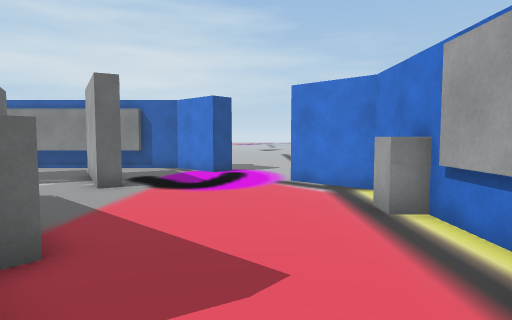
View 1 (above)

24 first-person views from a walk through a scene from a Unity 3-D project. The camera is 1.4 m above the floor, tilts 4° down and sees 75° across. The floor is counted in squares, 1 m on a side. Each view is taken from the middle of a square. On the plan, view 1 faces up. The plan holds only what a view shows up to about 15 squares ahead; the rest is blank. The place goes on beyond the plan. Some animated figures are left out. Some surface patterns are stand-ins.

View 2
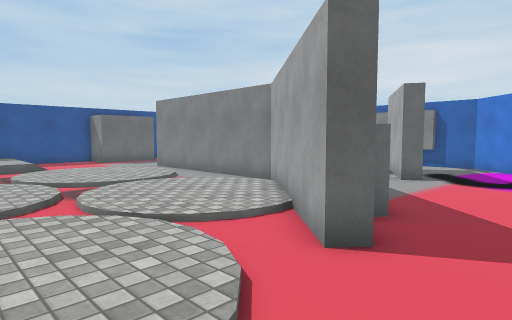

View 3
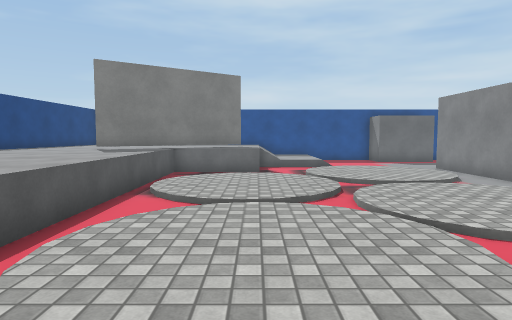

View 4
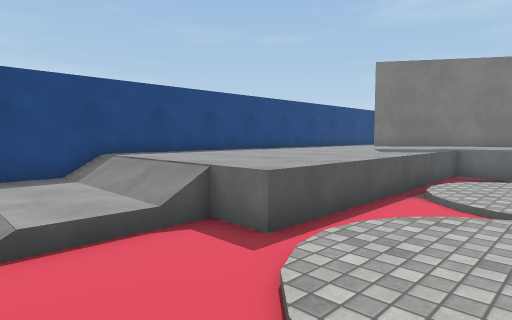

View 5
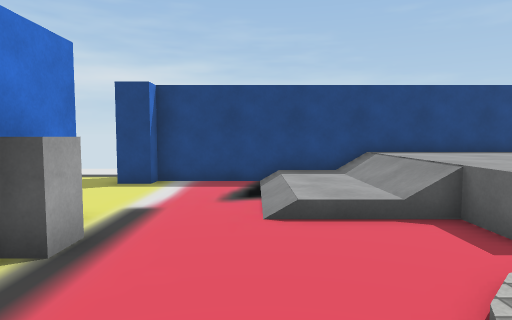

View 6
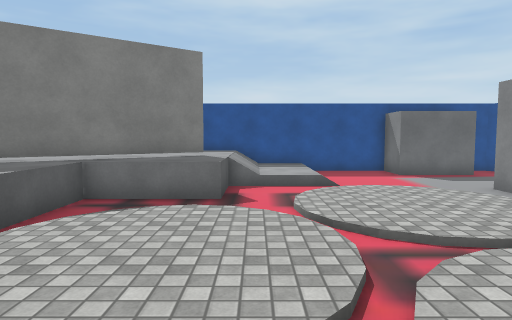

View 7
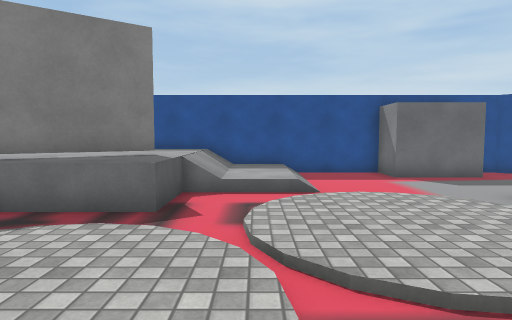

View 8
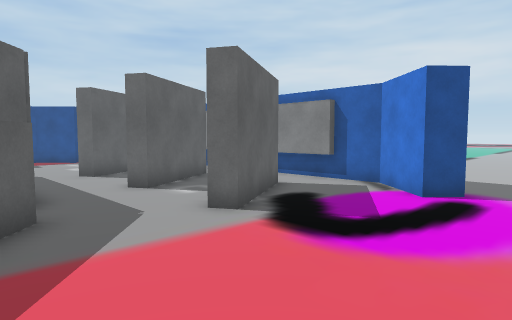

View 9
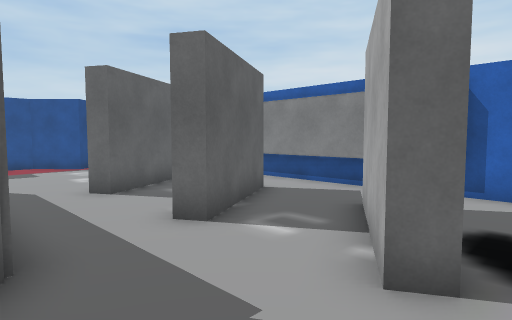

View 10
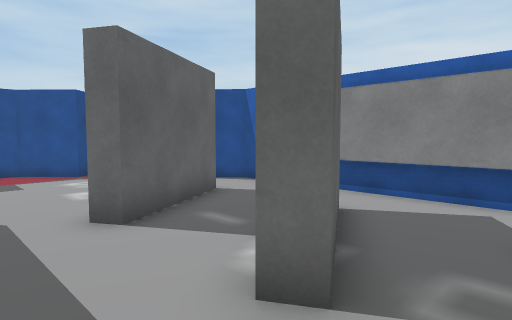

View 11
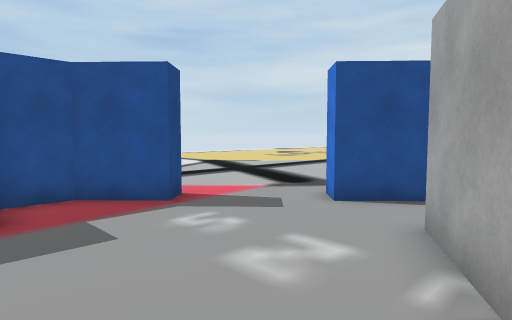

View 12
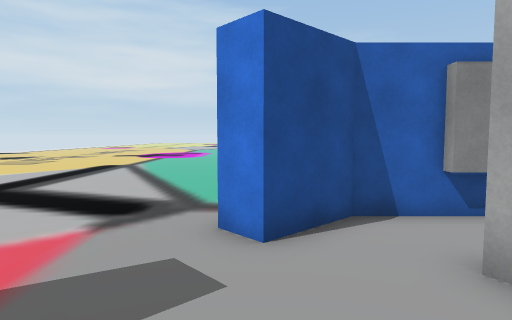

View 13
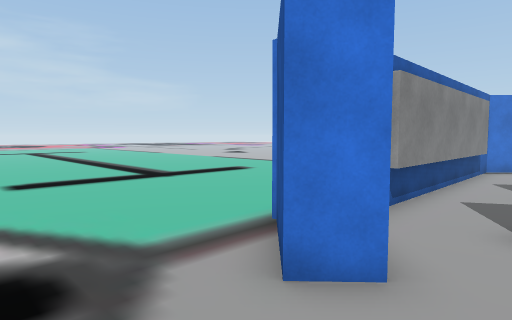

View 14
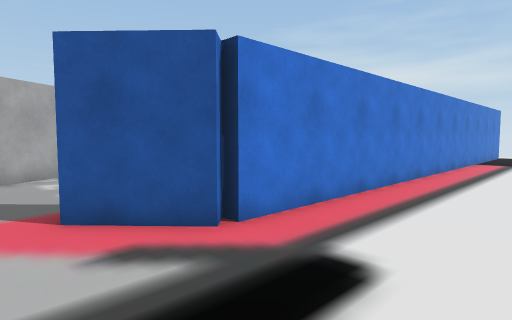

View 15
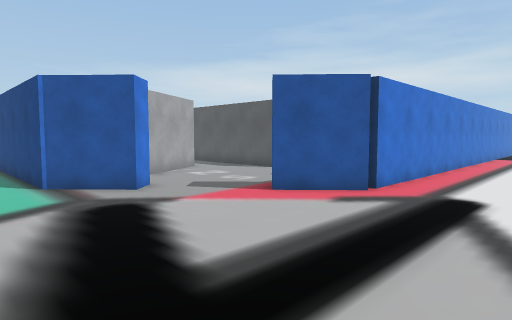

View 16
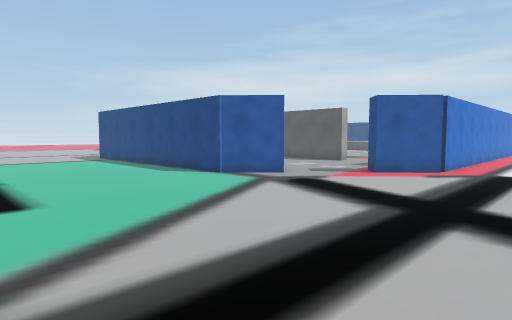

View 17
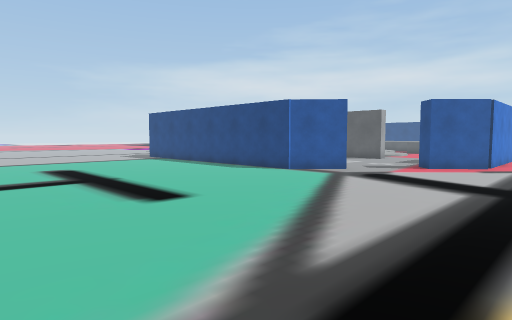

View 18
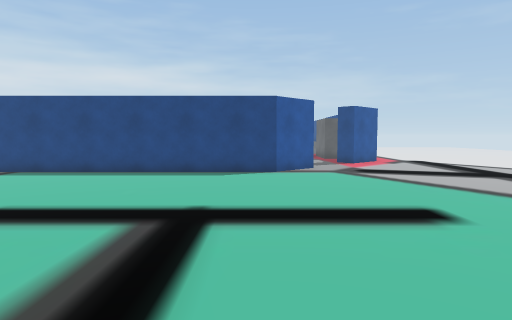

View 19
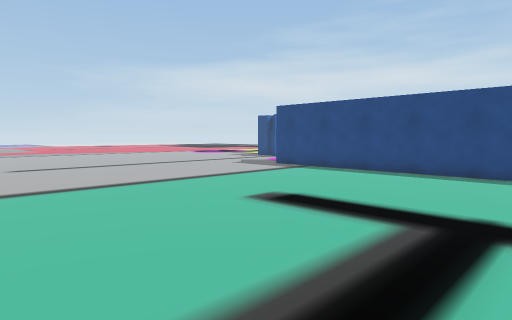

View 20
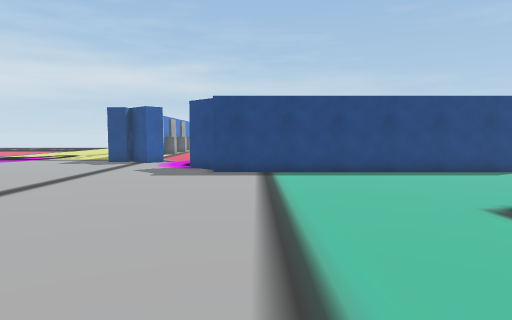

View 21
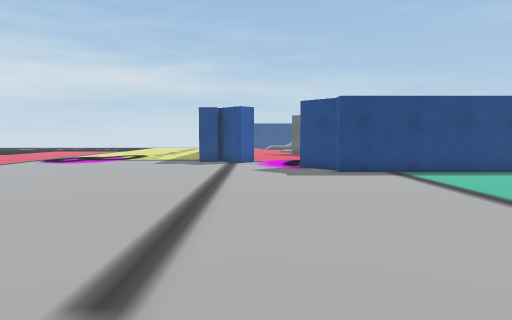

View 22
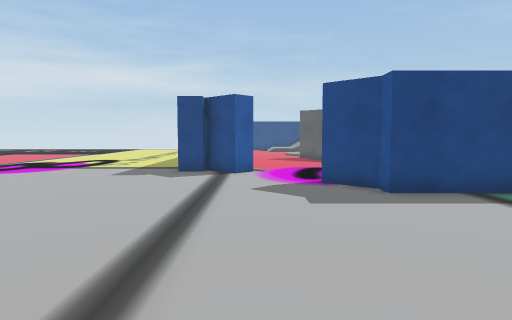

View 23
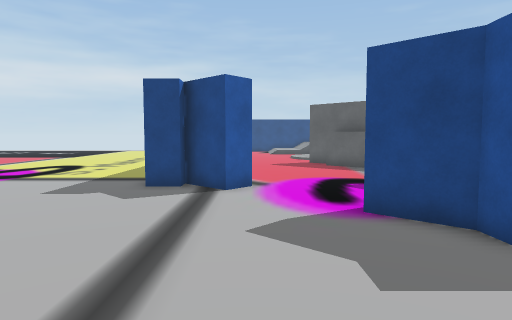

View 24
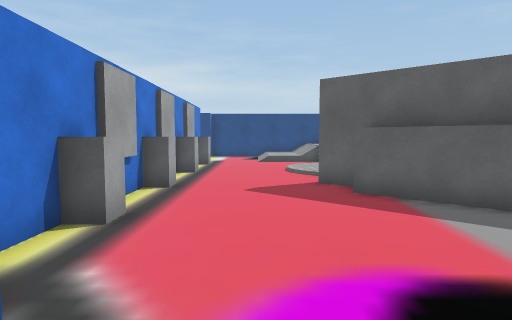

### Floor plan
Key: @ floor where view 1 was taken; # wall or solid block; . main floor; : floor 0.25 m higher than the main floor; + floor 1 m higher than the main floor; / step, stairs or slope; = window, fence, low wall or low ledge; O other object.
Columns run from 25 left of view 1 to 6 right of it. Each row starts with its distance up from view 1.
 29         ....  ..     .    .
 28         .... ..........
 27  .  ..  .....................
 26    ...........................
 25   ............................
 24 ...............................
 23 ................................
 22 ................................
 21 ................................
 20 ................................
 19  ...............................
 18 ................................
 17  ...............................
 16  .........#############.........
 15 .........OO############O........
 14 .........OO...........OOO.......
 13 .........O......O..O...O........
 12  ..........OO.. O..OO...........
 11  ....OO.....OO..OO..O......###..
 10 ....OOO......O.. O..OO.....## ..
  9 ....##.......OO..O...O......# ..
  8  ...##O.....................# ..
  7  ...#  O....................# ..
  6  ...#  O...#########O.......O
  5  ...#OOO....///..//#OO......O
  4  ...##...../::://:::#OO.....#
  3  ...##.....:::::/::::##.....#
  2  ...##.....:::::/::::/##....O
  1   ..##::::./::://:::/.......O
  0   ..##::::../////////::/.@..#
 -1   ..##////....:::://::::....O
 -2   ..##++++===/::::/:::::....#
 -3   ..##++++#O..:::://::::....#
 -4   ..## +++#O../:::/./://....
 -5         ++##../..././.......O
 -6         +++##+++++++++......#
 -7          +++#+++++++++/::...#
 -8           ++#+++++++++/::.....
 -9            +++++++++++/::.....
-10            +++++++++++/::......
-11            +++++++++++/::...OO.
-12           ################### ..
-13                             OO..

Where each view was taken, in squares from view 1:
view 1: 0 up, 0 right, facing up
view 2: 2 down, 0 right, facing up-left
view 3: 2 down, 0 right, facing left
view 4: 2 down, 0 right, facing down-left
view 5: 1 down, 0 right, facing down
view 6: 1 down, 5 left, facing left
view 7: 0 up, 7 left, facing left
view 8: 5 up, 1 right, facing up-left
view 9: 6 up, 3 left, facing up-left
view 10: 7 up, 6 left, facing up-left
view 11: 7 up, 12 left, facing up-left
view 12: 9 up, 16 left, facing up
view 13: 12 up, 19 left, facing up-right
view 14: 13 up, 25 left, facing down-right
view 15: 18 up, 25 left, facing down-right
view 16: 24 up, 25 left, facing down-right
view 17: 27 up, 24 left, facing down-right
view 18: 29 up, 14 left, facing down
view 19: 29 up, 14 left, facing down-right
view 20: 29 up, 4 left, facing down
view 21: 29 up, 1 right, facing down
view 22: 24 up, 1 right, facing down
view 23: 20 up, 1 right, facing down
view 24: 12 up, 0 right, facing down
